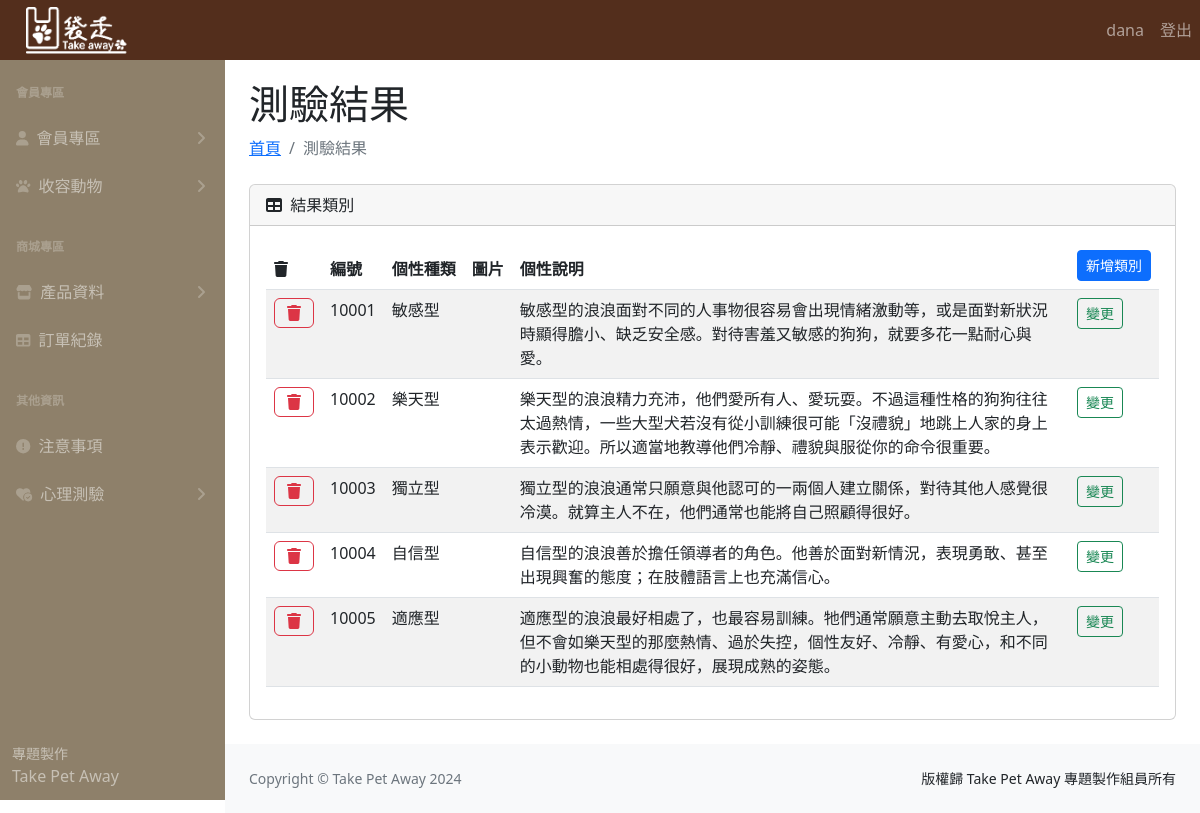
The app's page /hearttest_result.php (signed in) with its own data.
### tables this page shows
CREATE TABLE `psycological_test_result` (
  `result_id` int(11) NOT NULL,
  `personality_type` varchar(6) DEFAULT NULL,
  `pic` varchar(100) DEFAULT NULL,
  `type__content` varchar(200) NOT NULL
);

### hearttest_result.php (the view, shortened to what this page needs)
<?php
require __DIR__ . '/parts/pdo-connect.php';
$sql = sprintf("SELECT * FROM
  psycological_test_result");
$rows = $pdo->query($sql)->fetchAll();
?>
<?php include __DIR__ . '/parts/1_head.php' ?>
<?php include __DIR__ . '/parts/2_nav.php' ?>
<?php include __DIR__ . '/parts/3_side_nav.php' ?>
<section>
  <div class="container-fluid px-4">
    <h1 class="mt-4">測驗結果</h1>
    <ol class="breadcrumb mb-4">
      <li class="breadcrumb-item"><a href="index_.php">首頁</a></li>
      <li class="breadcrumb-item active">測驗結果</li>
    </ol>
    <div class="card mb-4">
      <div class="card-header">
        <i class="fas fa-table me-1"></i>
        結果類別
      </div>
      <div class="card-body table-responsive">
        <table class="table table-striped">
          <thead>
            <tr>
              <th><i class="fa-solid fa-trash"></i></th>
              <th>編號</th>
              <th class="text-nowrap">個性種類</th>
              <th class="text-nowrap">圖片</th>
              <th class="text-nowrap">個性說明</th>
              <th>
                <a href="hearttest_result_add.php?result_id=" class="btn btn-primary btn-sm text-nowrap">新增類別</a>
              </th>
            </tr>
          </thead>
          <tbody>
            <?php foreach ($rows as $r) : ?>
              <tr>
                <td>
                  <a href="javascript: deleteOne(<?= $r['result_id'] ?>)">
                    <i class="fa-solid fa-trash btn btn-outline-danger"></i>
                  </a>
                </td>
                <td><?= $r['result_id'] ?></td>
                <td><?= $r['personality_type'] ?></td>
                <td><img src="uploads/<?= $r["pic"] ?>" alt="" style="width:400px"></td>
                <td><?= $r['type__content'] ?></td>
                <td>
                  <a href="hearttest_result_edit.php?result_id=<?= $r['result_id'] ?>">
                    <p class="btn btn-outline-success btn-sm">變更</p>
                  </a>
                </td>
              </tr>
            <?php endforeach ?>
          </tbody>
        </table>
      </div>
    </div>
  </div>
</section>
<?php include __DIR__ . '/parts/4_footer.php' ?>
<?php include __DIR__ . '/parts/6_foot.php' ?>

### parts/1_head.php (style rules this page uses)
:root { --bs-dark-rgb: 83, 46, 28; }

### records on screen
psycological_test_result: result_id "10001", personality_type "敏感型", type__content "敏感型的浪浪面對不同的人事物很容易會出現情緒激動等，或是面對新狀況時顯得膽小、缺乏安全感。對待害羞又敏感的狗狗，就要多花一點耐心與愛。"
psycological_test_result: result_id "10002", personality_type "樂天型", type__content "樂天型的浪浪精力充沛，他們愛所有人、愛玩耍。不過這種性格的狗狗往往太過熱情，一些大型犬若沒有從小訓練很可能「沒禮貌」地跳上人家的身上表示歡迎。所以適當地教導他們冷靜、禮貌與服從你的命令很重要。"
psycological_test_result: result_id "10003", personality_type "獨立型", type__content "獨立型的浪浪通常只願意與他認可的一兩個人建立關係，對待其他人感覺很冷漠。就算主人不在，他們通常也能將自己照顧得很好。"
psycological_test_result: result_id "10004", personality_type "自信型", type__content "自信型的浪浪善於擔任領導者的角色。他善於面對新情況，表現勇敢、甚至出現興奮的態度；在肢體語言上也充滿信心。"
psycological_test_result: result_id "10005", personality_type "適應型", type__content "適應型的浪浪最好相處了，也最容易訓練。牠們通常願意主動去取悅主人，但不會如樂天型的那麼熱情、過於失控，個性友好、冷靜、有愛心，和不同的小動物也能相處得很好，展現成熟的姿態。"

### other values on screen
$_SESSION['user']['name'] "dana"
